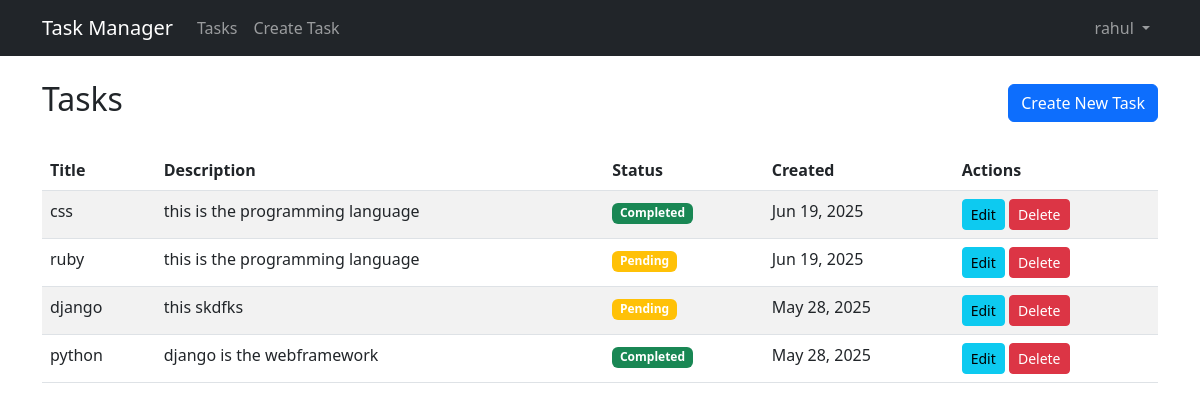
Page /tasks/ (signed in) on the committed database.
### tasks/models.py (models this page shows, shortened)
class Task(models.Model):
    user = models.ForeignKey(User, on_delete=models.CASCADE, related_name='tasks', null=True)
    title = models.CharField(max_length=200)
    description = models.TextField(blank=True)
    completed = models.BooleanField(default=False)
    created_at = models.DateTimeField(auto_now_add=True)
    updated_at = models.DateTimeField(auto_now=True)
    class Meta:
        ordering = ['-created_at']

### tasks/views.py (the view)
# urls.py: path('', views.task_list, name='task_list'),
def task_list(request):
    tasks = Task.objects.all()
    return render(request, 'tasks/task_list.html', {'tasks': tasks})

### templates/tasks/task_list.html (shortened to what this page needs)
{% extends 'base.html' %}
{% block content %}
<div class="row">
    <div class="col-md-12">
        <div class=" d-flex justify-content-between align-items-center mb-4">
                <h2>Tasks</h2>
                <a href="{% url 'task_create' %}" class="btn btn-primary">Create New Task</a>
        </div>
        {% if tasks %}
            <div class="table-responsive">
                <table class="table table-striped">
                    <thead>
                        <tr>
                            <th>Title</th>
                            <th>Description</th>
                            <th>Status</th>
                            <th>Created</th>
                            <th>Actions</th>
                        </tr>
                    </thead>
                    <tbody>
                        {% for task in tasks %}
                            <tr>
                                <td>{{ task.title }}</td>
                                <td>{{ task.description|truncatewords:5 }}</td>
                                <td>
                                    {% if task.completed %}
                                        <span class="badge bg-success">Completed</span>
                                    {% else %}
                                        <span class="badge bg-warning">Pending</span>
                                    {% endif %}
                                </td>
                                <td>{{ task.created_at|date:"M d, Y" }}</td>
                                <td>
                                    <a href="{% url 'task_update' task.pk %}" class="btn btn-sm btn-info">Edit</a>
                                    <a href="{% url 'task_delete' task.pk %}" class="btn btn-sm btn-danger">Delete</a>
                                </td>
                            </tr>
                        {% endfor %}
                    </tbody>
                </table>
            </div>
        {% else %}
            <div class="alert alert-info">
                No tasks found. Create your first task!
            </div>
        {% endif %}
    </div>
</div>
{% endblock %}

### templates/base.html (shortened to what this page needs)
<!DOCTYPE html>
<html lang="en">
<head>
    <link href="https://cdn.jsdelivr.net/npm/bootstrap@5.3.0/dist/css/bootstrap.min.css" rel="stylesheet">
</head>
<body>
    <nav class="navbar navbar-expand-lg navbar-dark bg-dark">
        <div class="container">
            <a class="navbar-brand" href="{% url 'task_list' %}">Task Manager</a>
            <div class="collapse navbar-collapse" id="navbarNav">
                <ul class="navbar-nav me-auto">
                    <li class="nav-item">
                        <a class="nav-link" href="{% url 'task_list' %}">Tasks</a>
                    </li>
                    {% if user.is_authenticated %}
                    <li class="nav-item">
                        <a class="nav-link" href="{% url 'task_create' %}">Create Task</a>
                    </li>
                    {% endif %}
                </ul>
                <ul class="navbar-nav">
                    {% if user.is_authenticated %}
                    <li class="nav-item dropdown">
                        <a class="nav-link dropdown-toggle" href="#" id="userDropdown" role="button" data-bs-toggle="dropdown">
                            {{ user.username }}
                        </a>
                    </li>
                    {% endif %}
                </ul>
            </div>
        </div>
    </nav>
    <div class="container mt-4">
        {% block content %}
        {% endblock %}
    </div>
</body>
</html>

### rows in the picture
Task: title "css", description "this is the programming language", completed "Completed", created_at "Jun 19, 2025"
Task: title "ruby", description "this is the programming language", completed "Pending", created_at "Jun 19, 2025"
Task: title "django", description "this skdfks", completed "Pending", created_at "May 28, 2025"
Task: title "python", description "django is the webframework", completed "Completed", created_at "May 28, 2025"

### other values in the picture
{{ user.username }} "rahul"
